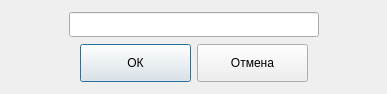
<?xml version="1.0" encoding="UTF-8"?>
<ui version="4.0">
 <class>TWinFind</class>
 <widget class="QDialog" name="TWinFind">
  <property name="geometry">
   <rect>
    <x>0</x>
    <y>0</y>
    <width>387</width>
    <height>94</height>
   </rect>
  </property>
  <property name="windowTitle">
   <string>Поиск</string>
  </property>
  <property name="windowIcon">
   <iconset resource="IconsForMenu.qrc">
    <normaloff>:/1/Picture/Pic1.ico</normaloff>:/1/Picture/Pic1.ico</iconset>
  </property>
  <layout class="QGridLayout" name="gridLayout">
   <item row="0" column="0">
    <layout class="QHBoxLayout" name="horizontalLayout">
     <item>
      <spacer name="horizontalSpacer">
       <property name="orientation">
        <enum>Qt::Horizontal</enum>
       </property>
       <property name="sizeHint" stdset="0">
        <size>
         <width>40</width>
         <height>20</height>
        </size>
       </property>
      </spacer>
     </item>
     <item>
      <widget class="QLineEdit" name="Edit">
       <property name="minimumSize">
        <size>
         <width>250</width>
         <height>25</height>
        </size>
       </property>
       <property name="maximumSize">
        <size>
         <width>16777215</width>
         <height>25</height>
        </size>
       </property>
       <property name="font">
        <font>
         <family>Segoe UI</family>
         <pointsize>9</pointsize>
        </font>
       </property>
      </widget>
     </item>
     <item>
      <spacer name="horizontalSpacer_2">
       <property name="orientation">
        <enum>Qt::Horizontal</enum>
       </property>
       <property name="sizeHint" stdset="0">
        <size>
         <width>40</width>
         <height>20</height>
        </size>
       </property>
      </spacer>
     </item>
    </layout>
   </item>
   <item row="1" column="0">
    <layout class="QHBoxLayout" name="horizontalLayout_2">
     <item>
      <spacer name="horizontalSpacer_3">
       <property name="orientation">
        <enum>Qt::Horizontal</enum>
       </property>
       <property name="sizeHint" stdset="0">
        <size>
         <width>40</width>
         <height>20</height>
        </size>
       </property>
      </spacer>
     </item>
     <item>
      <widget class="QPushButton" name="pushButton">
       <property name="minimumSize">
        <size>
         <width>111</width>
         <height>38</height>
        </size>
       </property>
       <property name="font">
        <font>
         <family>Segoe UI</family>
         <pointsize>9</pointsize>
        </font>
       </property>
       <property name="text">
        <string>ОК</string>
       </property>
       <property name="icon">
        <iconset resource="IconsForMenu.qrc">
         <normaloff>:/1/Picture/OKGreen.png</normaloff>:/1/Picture/OKGreen.png</iconset>
       </property>
      </widget>
     </item>
     <item>
      <widget class="QPushButton" name="pushButton_2">
       <property name="minimumSize">
        <size>
         <width>111</width>
         <height>38</height>
        </size>
       </property>
       <property name="font">
        <font>
         <family>Segoe UI</family>
         <pointsize>9</pointsize>
        </font>
       </property>
       <property name="text">
        <string>Отмена</string>
       </property>
       <property name="icon">
        <iconset resource="IconsForMenu.qrc">
         <normaloff>:/1/Picture/OKRed.png</normaloff>:/1/Picture/OKRed.png</iconset>
       </property>
      </widget>
     </item>
     <item>
      <spacer name="horizontalSpacer_4">
       <property name="orientation">
        <enum>Qt::Horizontal</enum>
       </property>
       <property name="sizeHint" stdset="0">
        <size>
         <width>40</width>
         <height>20</height>
        </size>
       </property>
      </spacer>
     </item>
    </layout>
   </item>
  </layout>
 </widget>
 <resources>
  <include location="IconsForMenu.qrc"/>
 </resources>
 <connections/>
</ui>
